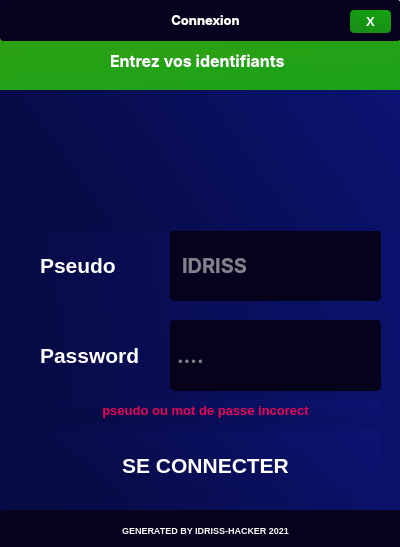
<?xml version="1.0" encoding="UTF-8"?>
<ui version="4.0">
 <class>MainWindow</class>
 <widget class="QMainWindow" name="MainWindow">
  <property name="geometry">
   <rect>
    <x>0</x>
    <y>0</y>
    <width>400</width>
    <height>547</height>
   </rect>
  </property>
  <property name="windowTitle">
   <string>MainWindow</string>
  </property>
  <widget class="QWidget" name="centralwidget">
   <widget class="QFrame" name="bg">
    <property name="geometry">
     <rect>
      <x>-10</x>
      <y>0</y>
      <width>411</width>
      <height>621</height>
     </rect>
    </property>
    <property name="styleSheet">
     <string notr="true">background-color: qlineargradient(spread:pad, x1:0, y1:0.244, x2:1, y2:0, stop:0 rgba(7, 11, 69, 255), stop:1 rgba(12, 19, 115, 255));
border-radius: 4px;</string>
    </property>
    <property name="frameShape">
     <enum>QFrame::StyledPanel</enum>
    </property>
    <property name="frameShadow">
     <enum>QFrame::Raised</enum>
    </property>
    <widget class="QFrame" name="header">
     <property name="geometry">
      <rect>
       <x>0</x>
       <y>10</y>
       <width>421</width>
       <height>80</height>
      </rect>
     </property>
     <property name="styleSheet">
      <string notr="true">background-color: qlineargradient(spread:pad, x1:0.50, y1:0, x2:1, y2:1, stop:0 rgb(46, 161, 20), stop:1 rgb(27, 162, 25));</string>
     </property>
     <property name="frameShape">
      <enum>QFrame::StyledPanel</enum>
     </property>
     <property name="frameShadow">
      <enum>QFrame::Raised</enum>
     </property>
     <widget class="QLabel" name="label">
      <property name="geometry">
       <rect>
        <x>120</x>
        <y>40</y>
        <width>201</width>
        <height>21</height>
       </rect>
      </property>
      <property name="font">
       <font>
        <family>Inter</family>
        <pointsize>12</pointsize>
        <weight>75</weight>
        <bold>true</bold>
       </font>
      </property>
      <property name="styleSheet">
       <string notr="true">color: white;
</string>
      </property>
      <property name="text">
       <string>Entrez vos identifiants</string>
      </property>
     </widget>
    </widget>
    <widget class="QLabel" name="lpseudo">
     <property name="geometry">
      <rect>
       <x>50</x>
       <y>240</y>
       <width>81</width>
       <height>51</height>
      </rect>
     </property>
     <property name="font">
      <font>
       <pointsize>16</pointsize>
       <weight>75</weight>
       <italic>false</italic>
       <bold>true</bold>
      </font>
     </property>
     <property name="styleSheet">
      <string notr="true">color: white;
background:none;
</string>
     </property>
     <property name="text">
      <string>Pseudo</string>
     </property>
    </widget>
    <widget class="QLabel" name="lpwd">
     <property name="geometry">
      <rect>
       <x>50</x>
       <y>320</y>
       <width>131</width>
       <height>71</height>
      </rect>
     </property>
     <property name="font">
      <font>
       <pointsize>16</pointsize>
       <weight>75</weight>
       <bold>true</bold>
      </font>
     </property>
     <property name="styleSheet">
      <string notr="true">color: white;
background:none;</string>
     </property>
     <property name="text">
      <string>Password</string>
     </property>
    </widget>
    <widget class="QLineEdit" name="epseudo">
     <property name="geometry">
      <rect>
       <x>180</x>
       <y>230</y>
       <width>211</width>
       <height>71</height>
      </rect>
     </property>
     <property name="font">
      <font>
       <family>Inter</family>
       <pointsize>-1</pointsize>
       <weight>75</weight>
       <bold>true</bold>
      </font>
     </property>
     <property name="styleSheet">
      <string notr="true">	background: #07021c;
	color: white;
	font-size: 20px;
	border-radius: 4px;
	border: solid 10px #350fbd;
	padding: 10px;
	text-align: center;</string>
     </property>
     <property name="text">
      <string/>
     </property>
     <property name="placeholderText">
      <string>IDRISS</string>
     </property>
    </widget>
    <widget class="QLineEdit" name="epassword">
     <property name="geometry">
      <rect>
       <x>180</x>
       <y>320</y>
       <width>211</width>
       <height>71</height>
      </rect>
     </property>
     <property name="font">
      <font>
       <family>Inter</family>
       <pointsize>-1</pointsize>
       <weight>75</weight>
       <bold>true</bold>
      </font>
     </property>
     <property name="styleSheet">
      <string notr="true">	background: #07021c;
	color: white;
	font-size: 20px;
	border-radius: 4px;
	border: solid 10px #350fbd;
	padding: 5px;
	text-align: center;</string>
     </property>
     <property name="echoMode">
      <enum>QLineEdit::Password</enum>
     </property>
     <property name="placeholderText">
      <string>....</string>
     </property>
    </widget>
    <widget class="QPushButton" name="connect">
     <property name="geometry">
      <rect>
       <x>40</x>
       <y>430</y>
       <width>351</width>
       <height>71</height>
      </rect>
     </property>
     <property name="font">
      <font>
       <pointsize>16</pointsize>
       <weight>75</weight>
       <bold>true</bold>
      </font>
     </property>
     <property name="cursor">
      <cursorShape>PointingHandCursor</cursorShape>
     </property>
     <property name="styleSheet">
      <string notr="true">QPushButton#connect{
	background: &quot;#1770ca&quot;;
	color: white;
	padding: 15px;
	border-radius: 4px;
}

QPushButton#connect:hover{
	background: #0c4f97;
	transform: translateY(2px);
	transition: all linear 0.3s
}

QPushButton#connect:pressed{
	background: #044081;
	transform: translateY(4px);
	padding-top:10px;
	padding-left:10px;
	transition: all linear 0.3s
}

</string>
     </property>
     <property name="text">
      <string>SE CONNECTER</string>
     </property>
    </widget>
    <widget class="QLabel" name="splash">
     <property name="geometry">
      <rect>
       <x>10</x>
       <y>90</y>
       <width>401</width>
       <height>141</height>
      </rect>
     </property>
     <property name="styleSheet">
      <string notr="true">text-align: center;</string>
     </property>
     <property name="text">
      <string>&lt;html&gt;&lt;head/&gt;&lt;body&gt;&lt;p align=&quot;center&quot;&gt;&lt;img src=&quot;./imgs/send.png&quot;/&gt;&lt;/p&gt;&lt;/body&gt;&lt;/html&gt;</string>
     </property>
    </widget>
    <widget class="QFrame" name="footer">
     <property name="geometry">
      <rect>
       <x>10</x>
       <y>510</y>
       <width>401</width>
       <height>41</height>
      </rect>
     </property>
     <property name="styleSheet">
      <string notr="true">background:#07011e</string>
     </property>
     <property name="frameShape">
      <enum>QFrame::StyledPanel</enum>
     </property>
     <property name="frameShadow">
      <enum>QFrame::Raised</enum>
     </property>
     <widget class="QLabel" name="footer_text">
      <property name="geometry">
       <rect>
        <x>100</x>
        <y>10</y>
        <width>211</width>
        <height>21</height>
       </rect>
      </property>
      <property name="font">
       <font>
        <pointsize>9</pointsize>
        <weight>75</weight>
        <bold>true</bold>
       </font>
      </property>
      <property name="text">
       <string>&lt;html&gt;&lt;head/&gt;&lt;body&gt;&lt;p align=&quot;center&quot;&gt;&lt;span style=&quot; font-size:7pt; color:#ffffff;&quot;&gt;GENERATED BY IDRISS-HACKER 2021&lt;/span&gt;&lt;/p&gt;&lt;/body&gt;&lt;/html&gt;</string>
      </property>
     </widget>
    </widget>
    <widget class="QLabel" name="log">
     <property name="geometry">
      <rect>
       <x>40</x>
       <y>400</y>
       <width>351</width>
       <height>21</height>
      </rect>
     </property>
     <property name="font">
      <font>
       <pointsize>10</pointsize>
       <weight>75</weight>
       <bold>true</bold>
      </font>
     </property>
     <property name="styleSheet">
      <string notr="true">color: #e40754;</string>
     </property>
     <property name="text">
      <string>&lt;html&gt;&lt;head/&gt;&lt;body&gt;&lt;p align=&quot;center&quot;&gt;pseudo ou mot de passe incorect&lt;/p&gt;&lt;/body&gt;&lt;/html&gt;</string>
     </property>
    </widget>
    <widget class="QFrame" name="footer_2">
     <property name="geometry">
      <rect>
       <x>10</x>
       <y>0</y>
       <width>401</width>
       <height>41</height>
      </rect>
     </property>
     <property name="styleSheet">
      <string notr="true">background:#07011e</string>
     </property>
     <property name="frameShape">
      <enum>QFrame::StyledPanel</enum>
     </property>
     <property name="frameShadow">
      <enum>QFrame::Raised</enum>
     </property>
     <widget class="QLabel" name="footer_text_3">
      <property name="geometry">
       <rect>
        <x>100</x>
        <y>10</y>
        <width>211</width>
        <height>21</height>
       </rect>
      </property>
      <property name="font">
       <font>
        <family>Inter</family>
        <pointsize>10</pointsize>
        <weight>75</weight>
        <bold>true</bold>
       </font>
      </property>
      <property name="styleSheet">
       <string notr="true">color:white</string>
      </property>
      <property name="text">
       <string>&lt;html&gt;&lt;head/&gt;&lt;body&gt;&lt;p align=&quot;center&quot;&gt;Connexion&lt;/p&gt;&lt;/body&gt;&lt;/html&gt;</string>
      </property>
     </widget>
     <widget class="QPushButton" name="exit">
      <property name="geometry">
       <rect>
        <x>350</x>
        <y>10</y>
        <width>41</width>
        <height>23</height>
       </rect>
      </property>
      <property name="font">
       <font>
        <pointsize>10</pointsize>
        <weight>75</weight>
        <bold>true</bold>
       </font>
      </property>
      <property name="cursor">
       <cursorShape>PointingHandCursor</cursorShape>
      </property>
      <property name="styleSheet">
       <string notr="true">background-color: qlineargradient(spread:pad, x1:0, y1:2, x2:1, y2:0, stop:0 rgb(25, 125, 24), stop:1  rgb(21, 162, 18));
	color: white;
	border-radius: 4px;</string>
      </property>
      <property name="text">
       <string>X</string>
      </property>
     </widget>
     <widget class="QLabel" name="label_2">
      <property name="geometry">
       <rect>
        <x>0</x>
        <y>0</y>
        <width>41</width>
        <height>41</height>
       </rect>
      </property>
      <property name="text">
       <string/>
      </property>
      <property name="pixmap">
       <pixmap>imgs/icon.png</pixmap>
      </property>
      <property name="scaledContents">
       <bool>true</bool>
      </property>
     </widget>
    </widget>
   </widget>
  </widget>
 </widget>
 <resources>
  <include location="imgs.qrc"/>
 </resources>
 <connections/>
</ui>
